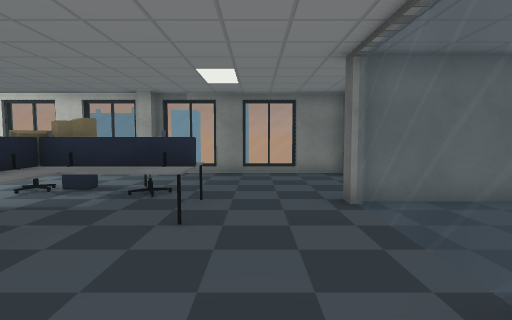
View 1 (above)

24 first-person views from a walk through a Unity game level. The camera is 1.3 m above the floor, tilts 4° down and sees 80° across. The floor is counted in squares, 1 m on a side. Each view is taken from the middle of a square. On the plan, view 1 faces up. The plan holds only what a view shows up to about 14 squares ahead; the rest is blank. The place goes on beyond the plan. The player is left out. Door leaves are left out, so doorways stand open. Some surface patterns are stand-ins.

View 2
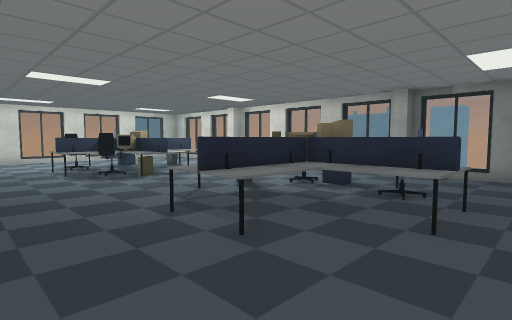

View 3
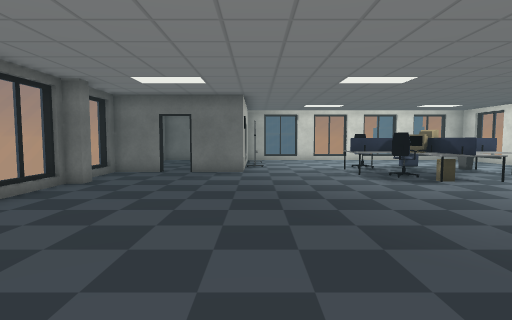

View 4
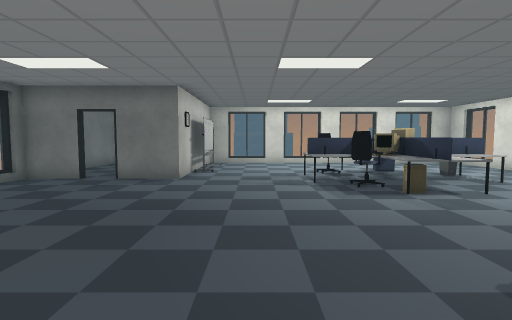

View 5
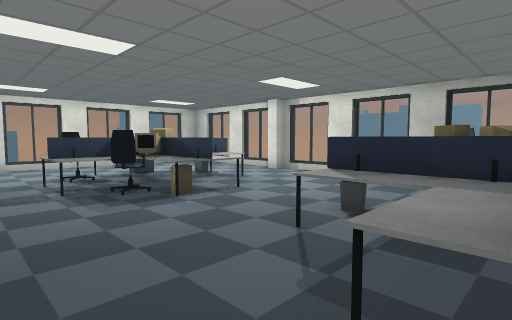

View 6
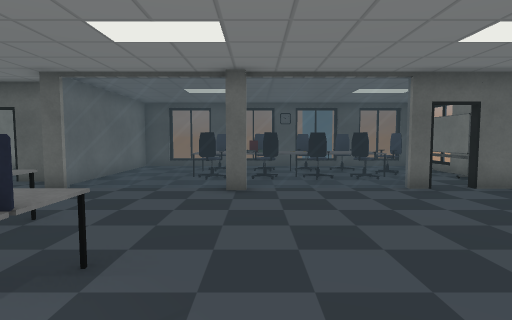

View 7
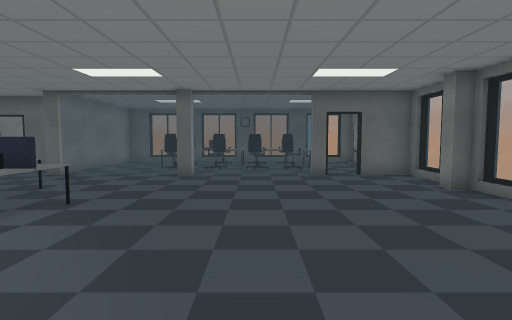

View 8
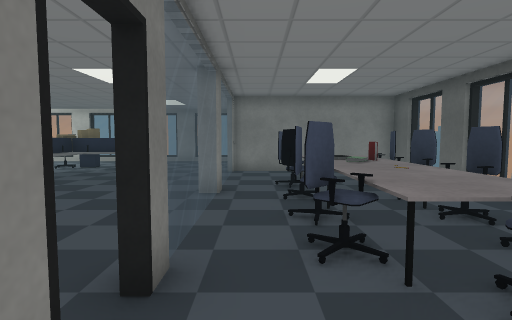

View 9
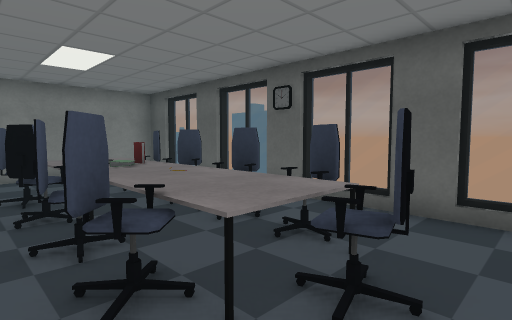

View 10
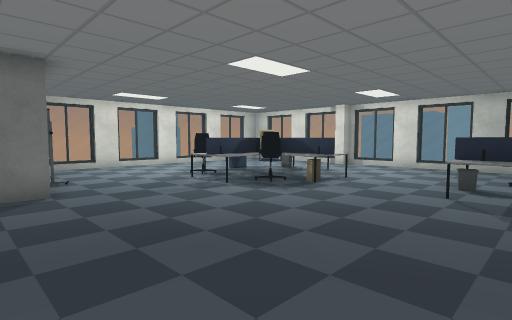

View 11
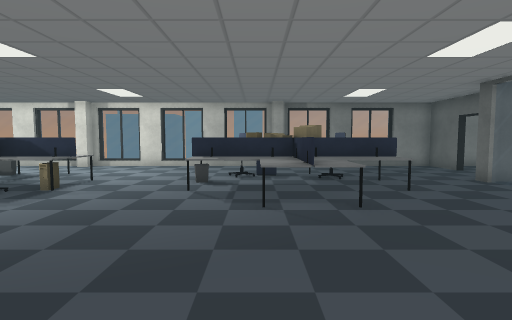

View 12
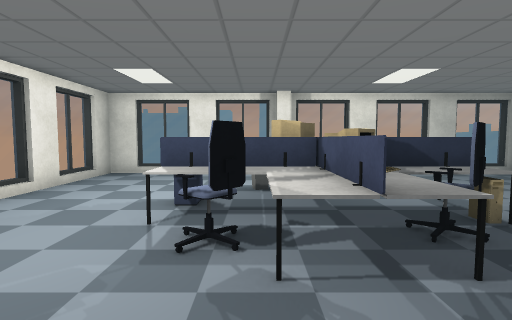

View 13
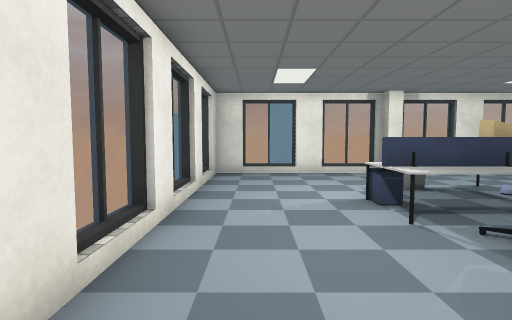

View 14
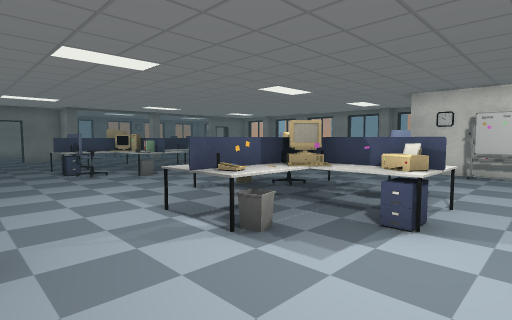

View 15
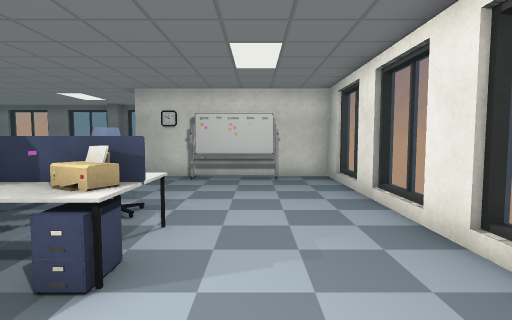

View 16
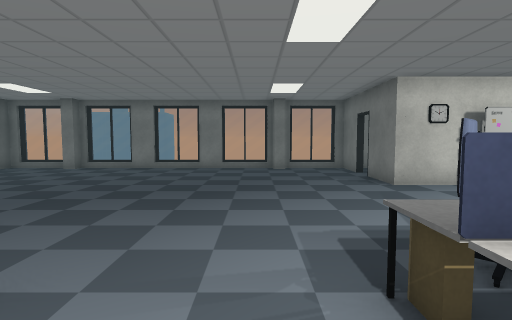

View 17
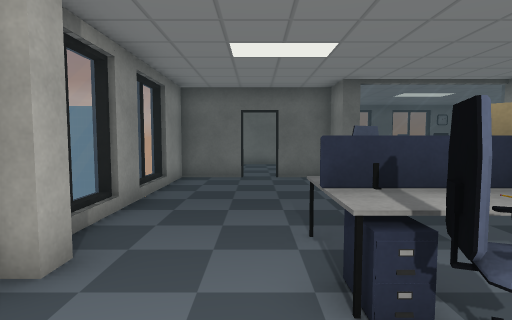

View 18
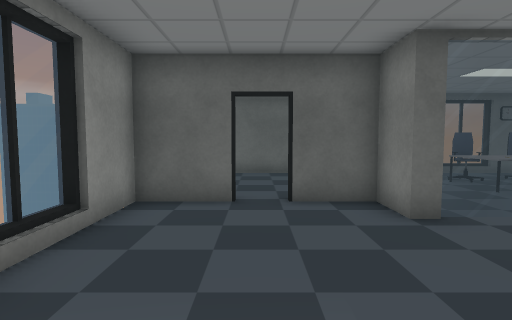

View 19
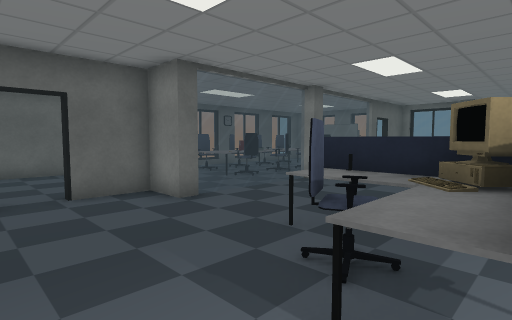

View 20
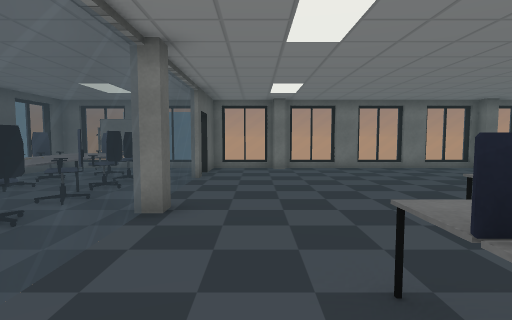

View 21
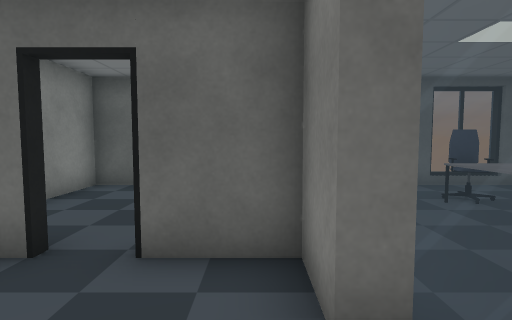

View 22
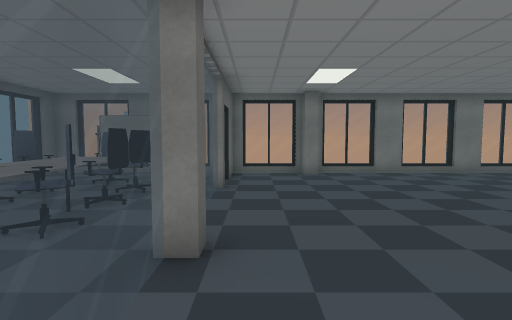

View 23
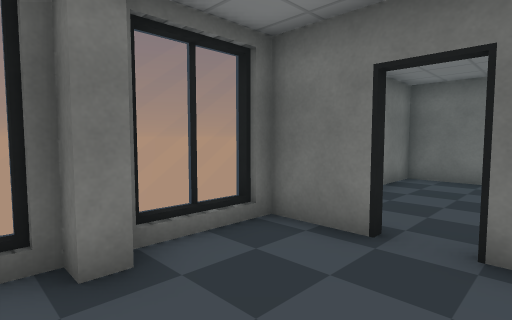

View 24
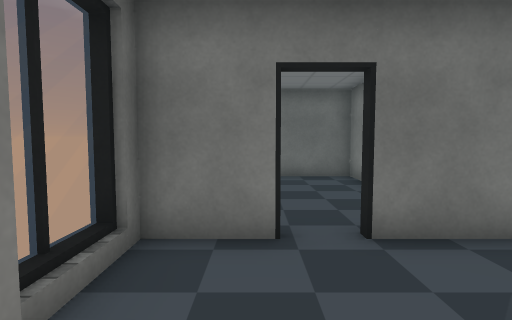

### Floor plan
Key: @ floor where view 1 was taken; # wall or solid block; . floor; D open door; = window, fence, low wall or low ledge; ^ raised ledge; C chair; E desk; M computer; W whiteboard; P phone; R printer; O other object.
Columns run from 20 left of view 1 to 9 right of it. Each row starts with its distance up from view 1.
 12 ##==#==#==#==#==#==#==##   ###
 11 #......#........#......# ....#
 10 =......................#.....#
  9 =......................D.....#
  8 #.....EPE.....CO#E.....#.....#
  7 =....OEEE......CECC....#    .#
  6 =...ERE#EEE..EEM#MEE..########
  5 #...EEEEMEE..EEE#EEE..=......=
  4 =....CCECC.....EEE....=......=
  3 =.....E#E......E#E....=.C^C..#
  2 #.....................=.C^CC.=
  1 =.....................=.C^CC.=
  0 =...................@.=.C^C..#
 -1 #.WWWW................=.C^CC.=
 -2 ########..............=.C^C..=
 -3 #......#..............=.C^CC.#
 -4 #......D.............DD..C...=
 -5 #......#..............#......=
 -6 #......#..............#.WWWW.#
 -7 ########==#==#==#==#==#==##=##

Positions as (right, up) in squares from view 1, and headings:
1: (0, 0), facing up
2: (0, 0), facing up-left
3: (-1, -1), facing left
4: (-3, 1), facing left
5: (-4, 1), facing up-left
6: (-6, 1), facing right
7: (-9, -1), facing right
8: (3, -6), facing up
9: (3, -5), facing up-right
10: (-5, -3), facing up-left
11: (-5, -3), facing up
12: (-14, 0), facing up
13: (-18, 0), facing up
14: (-17, 11), facing down-right
15: (-17, 9), facing down
16: (-9, 7), facing down
17: (-7, 9), facing right
18: (-3, 9), facing right
19: (-4, 10), facing down-right
20: (0, 7), facing down
21: (0, 7), facing right
22: (1, 5), facing down
23: (-9, -3), facing down-left
24: (-9, -5), facing left
